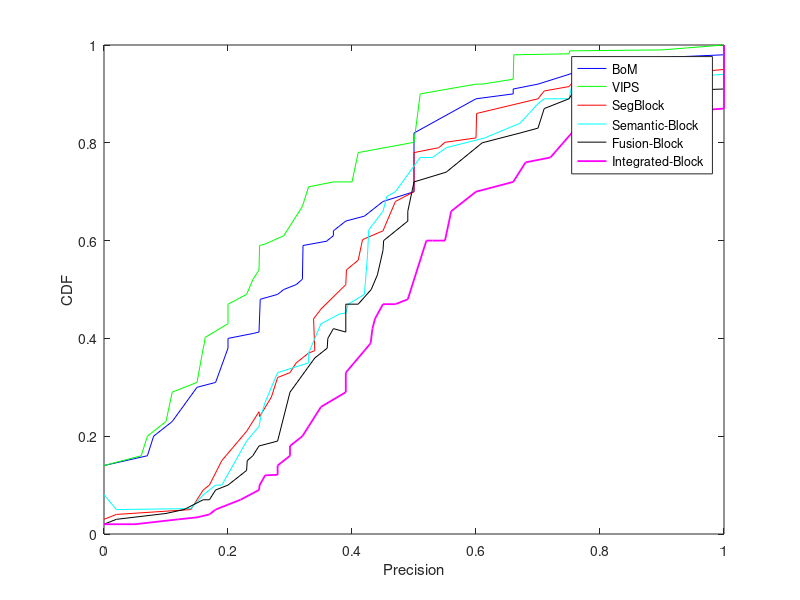

Write the MATLAB code that produced this figure.
% figure;
% set(gca,'XLim',[0 1])
% set(gca,'XTick',(0:0.2:1))
% set(gca,'YLim',[0 1])
% set(gca,'YTick',(0:0.2:1))

x_BoM =      [0.0   0.07  0.08   0.11  0.15  0.18  0.2   0.2   0.24   0.25  0.252 0.28  0.29  0.31 0.32 0.321 0.36  0.36 0.37 0.37  0.39 0.42  0.45  0.5  0.5  0.6  0.66 0.66  0.7  0.75 0.82  1    1     1      1    1    1];
y_BoM =      [0.14  0.16  0.2   0.23  0.3   0.31  0.38  0.4   0.41   0.413 0.48  0.49  0.5   0.51 0.521 0.59 0.599 0.6  0.61 0.62  0.64 0.65  0.68  0.7  0.82 0.89 0.9  0.91  0.92 0.94 0.97  0.98 0.99  0.99 0.991 0.992 1]; 

x_VIPS =     [0.0   0.06  0.07  0.08  0.1   0.11  0.15  0.16  0.162  0.163 0.2   0.2   0.23  0.24 0.25  0.251 0.26 0.29 0.3  0.32  0.33 0.37  0.4  0.41  0.5  0.51 0.6  0.61  0.66 0.661 0.75  0.751 0.9  1     1     1   1];
y_VIPS =     [0.14  0.16  0.2   0.21  0.23  0.29  0.31  0.38  0.39   0.402 0.43  0.47  0.49  0.52 0.54  0.59  0.593 0.61 0.63 0.67 0.71 0.72  0.72 0.78  0.801 0.9 0.92 0.92  0.93 0.98  0.982 0.988 0.99 1     1     1   1];

x_segBlock = [0.0   0.02  0.14  0.16  0.17  0.17  0.19  0.23  0.25  0.251  0.27  0.28  0.3   0.31 0.33 0.34  0.338 0.35 0.39 0.391 0.41 0.415 0.417 0.45 0.47 0.5 0.5  0.54 0.55  0.6  0.601 0.7  0.71  0.75  0.755 1    1];
y_segBlock = [0.03  0.04  0.05  0.09  0.1   0.1   0.15  0.21  0.25   0.24  0.28  0.32  0.33  0.35 0.37 0.375 0.44  0.46 0.51 0.54  0.56 0.59  0.602 0.62 0.68 0.7 0.78 0.79 0.801 0.81 0.86  0.89 0.906 0.915 0.922 0.95 1];

x_Semantic = [0.0   0.02  0.14  0.16  0.17  0.18  0.19  0.23  0.25  0.253  0.26  0.27  0.28  0.33 0.33 0.34 0.35 0.38 0.39 0.394 0.42 0.425 0.427 0.45 0.456 0.47 0.51 0.53 0.552 0.614 0.671 0.7  0.71  0.75  0.755 1    1];
y_Semantic = [0.08  0.05  0.052 0.08  0.09  0.1   0.1   0.19  0.22   0.24  0.27  0.30  0.33  0.35 0.37 0.40 0.43 0.45 0.452 0.47 0.49 0.57  0.622 0.66 0.69  0.7  0.77 0.77 0.79  0.81 0.84  0.88 0.89  0.89  0.92  0.94 1];

x_paper2 =   [0.0   0.02  0.1   0.129  0.16  0.17  0.18  0.2  0.23  0.231 0.24   0.25  0.28  0.3  0.34 0.36 0.361 0.37 0.39  0.39 0.41 0.431 0.441 0.45 0.451 0.49 0.49 0.5 0.552 0.61 0.671 0.7  0.71  0.75  0.755 1    1];
y_paper2 =   [0.02  0.03  0.042 0.05  0.07  0.07   0.09  0.1  0.13  0.15   0.16  0.18  0.19  0.29 0.36 0.38 0.4  0.42 0.413 0.47 0.47 0.50  0.53  0.58 0.6  0.64 0.66 0.72 0.74  0.8 0.82  0.83 0.87  0.89  0.9  0.91 1];

x_paper3 =   [0.0   0.05  0.12  0.15  0.17  0.18  0.2   0.22  0.25   0.251 0.26  0.28  0.28  0.3  0.3  0.32  0.33 0.35 0.39 0.39  0.43 0.433 0.437 0.45  0.47 0.49  0.52   0.53  0.55  0.56  0.6  0.66  0.68  0.72  0.775 1    1];
y_paper3 =   [0.02  0.02  0.03  0.034  0.04  0.05  0.06  0.07  0.09   0.1  0.12  0.121 0.14  0.16 0.18 0.2   0.22 0.26 0.29 0.33  0.39 0.42  0.44  0.47  0.47 0.48  0.6  0.6   0.6  0.66  0.7  0.72  0.76  0.77  0.85 0.87 1];


plot( x_BoM,y_BoM,'b',x_VIPS,y_VIPS,'g', x_segBlock,y_segBlock,'r', x_Semantic,y_Semantic,'c', x_paper2,y_paper2,'k', x_paper3,y_paper3,'m','LineWidth', 1.3 );
xticks([0:.2:1])
yticks([0:.2:1])
%axis([0:.2:1 0:.2:1])
legend('BoM', 'VIPS', 'SegBlock', 'Semantic-Block','Fusion-Block','Integrated-Block')
xlabel('Precision');
ylabel('CDF');
